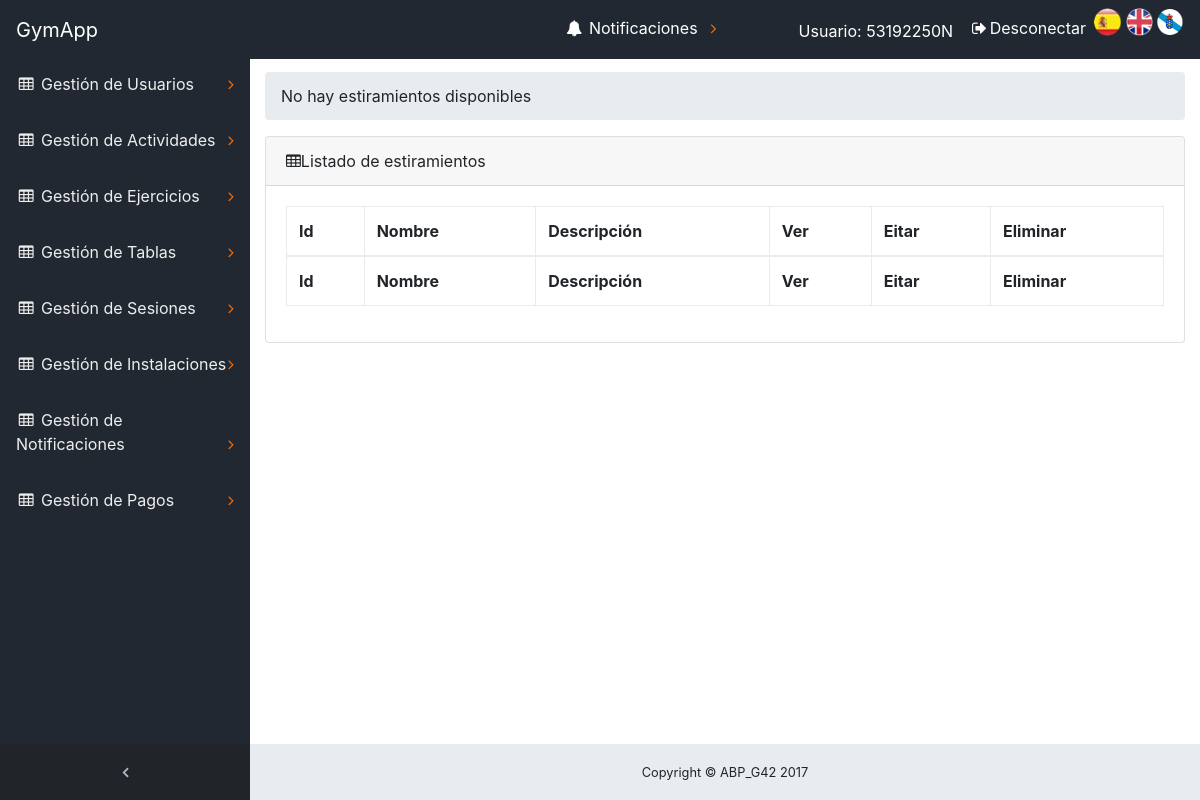
/ABP/index.php?controller=Ejercicio&action=estiramientoListar (signed in), run on an earlier commit of the app's database.
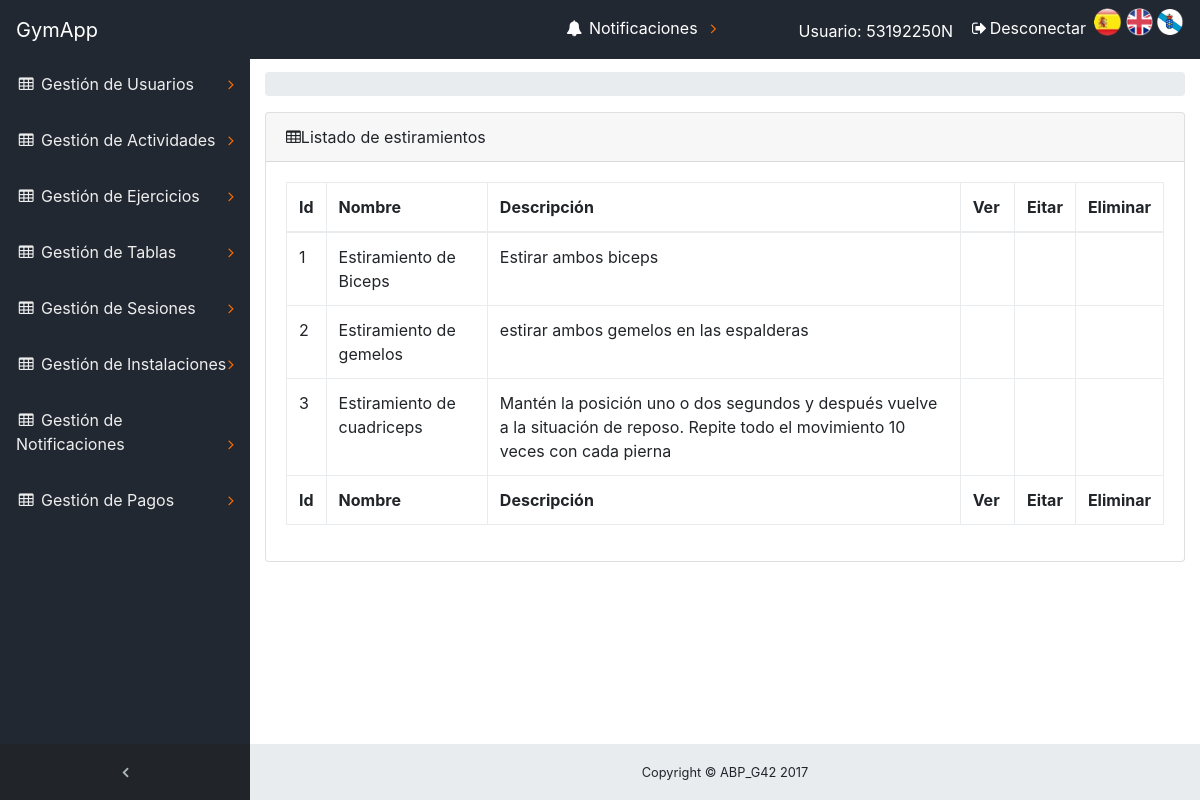
And on a later commit of the database.
### tables this page shows
CREATE TABLE `ejercicio` (
  `idEjercicio` bigint(20) NOT NULL,
  `nombre` varchar(60) DEFAULT NULL,
  `descripcion` text,
  `video` binary(1) DEFAULT NULL,
  `imagen` binary(1) DEFAULT NULL
);

### ABP/core/ViewManager.php (called while the page is built, shortened)
<?php
class ViewManager {
	private $variables = array();
	public function setVariable($varname, $value, $flash=false) {
		$this->variables[$varname] = $value;
	}
	public function getVariable($varname, $default=NULL) {
		if (!isset($this->variables[$varname])) {
			return $default;
		}
		return $this->variables[$varname];
	}
	public function popFlash() {
		return $this->getVariable("__flashmessage__", "");
	}
	public function render($controller, $viewname) {
		include(__DIR__ . "/../view/$controller/$viewname.php");
	}
	private static $viewmanager_singleton = NULL;
	public static function getInstance() {
		if (self::$viewmanager_singleton == null) {
			self::$viewmanager_singleton = new ViewManager();
		}
		return self::$viewmanager_singleton;
	}
}

### ABP/controller/EjercicioController.php (called while the page is built, shortened)
<?php
require_once(__DIR__."/../core/ViewManager.php");
require_once(__DIR__ . "/../model/EjercicioMapper.php");
require_once(__DIR__ . "/../model/EjercicioEstiramientoMapper.php");
class EjercicioController extends BaseController{
    public function estiramientoListar() {
        $this->estiramientoMapper = new EjercicioEstiramientoMapper();
        $listaEstiramiento = $this->estiramientoMapper->listarEstiramiento();
        if(!isset($listaEstiramiento) OR empty($listaEstiramiento)){
             $errors["username"] = "No hay estiramientos disponibles";
                $this->view->setFlash($errors["username"]);
        }else{
            $this->view->setVariable("estiramientos", $listaEstiramiento);
        }
        $this->view->render("ejercicios/estiramiento", "estiramientoSHOWALL");
    }
}
?>

### ABP/index.php (called while the page is built, shortened)
<?php
function run() {
	try {
		$controller = loadController($_GET["controller"]);
		$actionName = $_GET["action"];
		$controller->$actionName();
	} catch(Exception $ex) {
		die("An exception occured!!!!!".$ex->getMessage());
	}
}
function loadController($controllerName) {
	return new $controllerClassName();
}
run();
?>

### ABP/core/I18n.php (called while the page is built, shortened)
<?php
class I18n {
	private $messages;
	public function setLanguage($language) {
		$this->messages = $i18n_messages;
	}
	public function i18n($key) {
		if (isset($this->messages[$key])){
			return $this->messages[$key];
		}else{
			return $key;
		}
	}
	private static $i18n_singleton = null;
	public static function getInstance() {
		if (self::$i18n_singleton == NULL) {
			self::$i18n_singleton = new I18n();
		}
		return self::$i18n_singleton;
	}
}
function i18n($key) {
	return I18n::getInstance()->i18n($key);
}

### ABP/view/messages/messages_es.php (called while the page is built)
<?php
    $i18n_messages = array(
    	'Nombre'=> 'Nombre',
    	'Asunto' => 'Asunto',
    	'contenido' => 'contenido',
    	'nombre' => 'nombre',
    	'El atributo '=>'El atributo ',
    	' no puede ser vacío' => ' no puede ser vacío',
    	'Longitud incorrecta. El atributo ' => 'Longitud incorrecta. El atributo ',
    	' debe tener una longitud máxima de '=>' debe tener una longitud máxima de ',
    	' y tiene '=>' y tiene ',
    	'El atributo no sigue el formato correcto. Pruebe example@example.com' => 'El atributo no sigue el formato correcto. Pruebe example@example.com',
    	' contiene caracteres no alfabéticos'=>' contiene caracteres no alfabéticos',
    	' no esta comprendido en ['=>' no esta comprendido en [',
    	' no puede tener mas de ' => ' no puede tener mas de ',
    	'decimales'=>'decimales',
    	' no tiene 8 números seguidos de una letra: FORMATO INCORRECTO!!!'=>' no tiene 8 números seguidos de una letra: FORMATO INCORRECTO!!!',
    	'La letra del DNI no es correcta'=>'La letra del DNI no es correcta',
    	' no tiene un formato válido de telefeno.'=>' no tiene un formato válido de telefeno.',
    	' debe estar compuesto únicamente por digitos.'=>' debe estar compuesto únicamente por digitos.',
        'precio' => 'precio',
        ': activar para ordenar columna ascendentemente'=>': activar para ordenar columna ascendentemente',
        ': activar para ordenar columna descendentemente'=>': activar para ordenar columna descendentemente',
        'Primero' => 'Primero',
        'Último'=>'Último',
        'Siguiente'=>'Siguiente',
        'Anterior'=>'Anterior',
        'Tabla sin datos'=>'Tabla sin datos',
        'Mostrando _START_ a _END_ de _TOTAL_ elementos'=>'Mostrando _START_ a _END_ de _TOTAL_ elementos',
        'Mostrando 0 a 0 de 0 elementos'=>'Mostrando 0 a 0 de 0 elementos',
        '(filtrados de _MAX_ elementos totales)'=>'(filtrados de _MAX_ elementos totales)',
        'Mostrar _MENU_ elementos'=>'Mostrar _MENU_ elementos',
        'Cargando...'=>'Cargando...',
        'Procesando...'=>'Procesando...',
        'Buscar:'=>'Buscar:',
        'No se encontró nada'=>'No se encontró nada',
        'dni' => 'dni',
        'contraseña' => 'contraseña'
    );
?>

### ABP/model/EjercicioMapper.php (called while the page is built, shortened)
<?php
require_once(__DIR__."/../core/Access_DB.php");
Class EjercicioMapper{
	protected $db;
	public function __construct(){
		$this->db=PDOConnection::getInstance();
	}
	protected function esSuperusuario(){
		$stmt= $this->db->prepare("SELECT dniSuperUsuario FROM superusuario WHERE dniSuperUsuario=?");
		$stmt-> execute(array($_SESSION["currentuser"]));
		if ($stmt->fetchColumn()>0){
			return true;
		}
		return false;
	}
}
?>

### ABP/core/Access_DB.php (called while the page is built, shortened)
<?php
class PDOConnection {
	private static $db_singleton = null;
	public static function getInstance() {
		if (self::$db_singleton == null) {
			self::$db_singleton = new PDO(
			"mysql:host=".HOST.";dbname=".DB.";charset=utf8",
			USER,
			PASS,
			array(
				PDO::ATTR_EMULATE_PREPARES => false,
				PDO::ATTR_ERRMODE => PDO::ERRMODE_EXCEPTION)
			);
		}
		return self::$db_singleton;
	}
}
?>

### ABP/model/EjercicioEstiramientoMapper.php (called while the page is built, shortened)
<?php
require_once(__DIR__."/../core/Access_DB.php");
require_once(__DIR__."/EjercicioMapper.php");
Class EjercicioEstiramientoMapper extends EjercicioMapper{
	public function listarEstiramiento(){
		if(parent::esSuperusuario()){
			$stmt = $this->db->prepare("SELECT ejercicio.* FROM ejercicio, estiramiento WHERE ejercicio.idEjercicio = estiramiento.idEjercicio");
			$stmt -> execute();
			$lista = $stmt->fetchAll();
		}
		return $lista;
	}
}
?>

### ABP/View/ejercicios/estiramiento/estiramientoSHOWALL.php (the view, shortened to what the changed rows need)
<?php
$view = ViewManager::getInstance();
$listaEstiramientos = $view->getVariable("estiramientos");
$view->setVariable("title", "Estiramientos");
?>
    <link rel="stylesheet" type="text/css" href="./view/Icons/icomoon/style.css">
    <link rel="stylesheet" type="text/css" href="./view/Icons/icomoon/modifyIcon.css">
<div class="content-wrapper">
            <div class="container-fluid">
                <ol class="breadcrumb">
                    <div id="flash"><?= $view->popFlash()?></div>
                </ol>
                <div class="card mb-3">
                    <div class="card-header">
                        <i class="fa fa-table"></i><?= i18n("Listado de estiramientos") ?></div>
                    <div class="card-body">
                        <div class="table-responsive">
                            <table class="table table-bordered" id="dataTable" width="100%" cellspacing="0" >
                                <thead>
                                    <tr>
                                        <th><?= i18n("Id") ?></th>
                                        <th><?= i18n("Nombre") ?></th>
                                        <th><?= i18n("Descripción") ?></th>
                                        <th><?= i18n("Ver") ?></th>
                                        <th><?= i18n("Eitar") ?></th>
                                        <th><?= i18n("Eliminar") ?></th>
                                    </tr>
                                </thead>
                                <tfoot>
                                    <tr>
                                        <th><?= i18n("Id") ?></th>
                                        <th><?= i18n("Nombre") ?></th>
                                        <th><?= i18n("Descripción") ?></th>
                                        <th><?= i18n("Ver") ?></th>
                                        <th><?= i18n("Eitar") ?></th>
                                        <th><?= i18n("Eliminar") ?></th>
                                    </tr>
                                </tfoot>
                                <tbody>
                                    <?php if(!empty($listaEstiramientos)){ ?>
                                    <?php foreach($listaEstiramientos as $estiramiento){ ?>
                                        <tr>
                                            <td><?php echo $estiramiento["idEjercicio"]; ?></td>
                                            <td><?php echo $estiramiento["nombre"]; ?></td>
                                            <td><?php echo $estiramiento["descripcion"]; ?></td>
                                            <td>
                                                <a href='./index.php?controller=Ejercicio&amp;action=estiramientoVer&amp;idEjercicio=<?php echo $estiramiento["idEjercicio"];?>'><span id="icon-ver" class="icon-eye-plus"></span>
                                                </a>
                                            </td>
                                            <td>
                                                <a href='./index.php?controller=Ejercicio&amp;action=estiramientoEdit&amp;idEjercicio=<?php echo $estiramiento["idEjercicio"];?>'><span id="icon-editar" class="icon-pencil22"></span>
                                                </a>
                                            </td>
                                            <td>
                                                <a href='./index.php?controller=Ejercicio&amp;action=estiramientoRemove&amp;idEjercicio=<?php echo $estiramiento["idEjercicio"];?>'><span id="icon-eliminar" class=" icon-bin"></span>
                                                </a>
                                            </td>
                                        </tr>
                                    <?php }} ?>
                                </tbody>
                            </table>
                        </div>
                    </div>
                </div>
            </div>
</div>

What changed in the data, as far as the page shows it:
added ejercicio: idEjercicio "1", nombre "Estiramiento de Biceps", descripcion "Estirar ambos biceps"
added ejercicio: idEjercicio "2", nombre "Estiramiento de gemelos", descripcion "estirar ambos gemelos en las espalderas"
added ejercicio: idEjercicio "3", nombre "Estiramiento de cuadriceps", descripcion "Mantén la posición uno o dos segundos y después vuelve a la situación de reposo. Repite todo el movimiento 10 veces con cada pierna"
Also different on the page:
$view->popFlash(): "No hay estiramientos disponibles" → (not shown)
